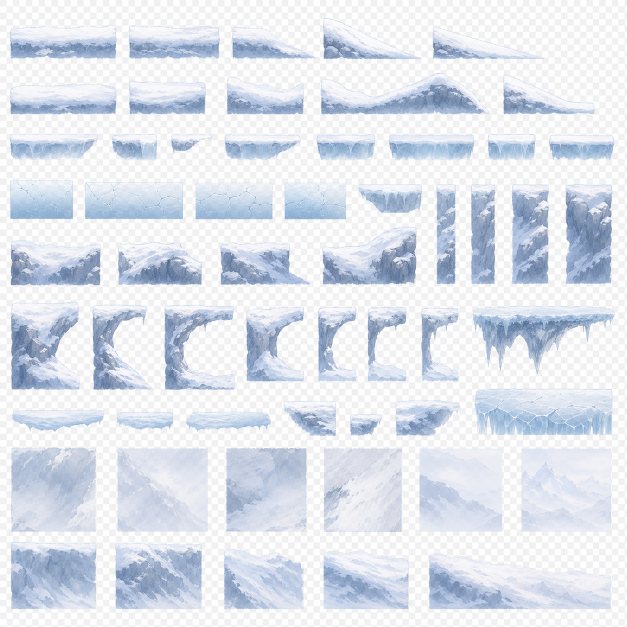
#> input picture assets/originals/可拼接的中景雪坡:冰面:山体边缘素材.png, 1254 x 1254 px, found by its file name (shown at 1/2 size)
$ python import_ch1_source_art.py
#> lines starting #> are read from the running program, lines starting #| are printed output that depends on the picture
from pathlib import Path
from collections import deque
from PIL import Image


ROOT = Path("/Users/mistluo/Codes/godot/WaterJourney")
ORIG = ROOT / "assets/originals"
MID_OUT = ROOT / "assets/tiles/ch1_snow_mid"


def edge_key_transparent(image: Image.Image, bg_predicate) -> Image.Image:
    image = image.convert("RGBA")
    px = image.load()
    width, height = image.size
#> width = 1254; height = 1254
    visited = [[False] * height for _ in range(width)]
    queue: deque[tuple[int, int]] = deque()

    def try_add(x: int, y: int) -> None:
        if visited[x][y]:
            return
        visited[x][y] = True
        if bg_predicate(px[x, y]):
            queue.append((x, y))

    for x in range(width):
        try_add(x, 0)
        try_add(x, height - 1)
    for y in range(height):
        try_add(0, y)
        try_add(width - 1, y)

    while queue:
        x, y = queue.popleft()
        r, g, b, _a = px[x, y]
        px[x, y] = (r, g, b, 0)
        for nx, ny in ((x - 1, y), (x + 1, y), (x, y - 1), (x, y + 1)):
            if 0 <= nx < width and 0 <= ny < height and not visited[nx][ny]:
                visited[nx][ny] = True
                if bg_predicate(px[nx, ny]):
                    queue.append((nx, ny))

    return image


def build_midground_tiles() -> None:
    MID_OUT.mkdir(parents=True, exist_ok=True)
    snow = Image.open(ORIG / "可拼接的中景雪坡:冰面:山体边缘素材.png").convert("RGBA")

    def snow_bg(pixel) -> bool:
        r, g, b, a = pixel
        return a > 0 and r > 232 and g > 232 and b > 232 and max(r, g, b) - min(r, g, b) < 12

    snow = edge_key_transparent(snow, snow_bg)
    crops = {
        "snow_platform_long_01": (10, 8, 222, 91),
        "snow_platform_slope_01": (438, 7, 624, 96),
        "snow_platform_slope_02": (838, 7, 1043, 96),
        "ice_platform_long_01": (617, 256, 853, 331),
        "ice_crack_01": (21, 378, 181, 463),
        "ice_crack_02": (181, 378, 389, 463),
        "cliff_block_01": (16, 612, 185, 770),
        "cliff_block_02": (848, 1047, 1248, 1248),
        "snow_column_01": (925, 521, 1004, 748),
        "snow_column_02": (1007, 521, 1086, 748),
        "mist_patch_01": (20, 897, 178, 1058),
        "mist_patch_02": (836, 893, 1046, 1058),
    }
    for name, box in crops.items():
        tile = snow.crop(box)
        bbox = tile.getchannel("A").getbbox()
        if bbox:
            pad = 4
            left = max(0, bbox[0] - pad)
            top = max(0, bbox[1] - pad)
            right = min(tile.width, bbox[2] + pad)
            bottom = min(tile.height, bbox[3] + pad)
            tile = tile.crop((left, top, right, bottom))
        tile.save(MID_OUT / f"{name}.png")
#> this loop made 12 passes
#> pass 1, in build_midground_tiles, `tile = snow.crop(box)`:
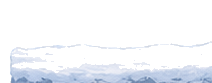
#> tile: PIL image 212x83 RGBA; mean R, G, B, A 235.7, 238.2, 243.9, 55.5; transparent parts drawn white
#> pass 1, in build_midground_tiles, `tile = tile.crop((left, top, right, bottom))`:
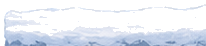
#> tile: PIL image 206x46 RGBA; mean R, G, B, A 225.8, 230.7, 240.7, 103.1; transparent parts drawn white
#> pass 2, in build_midground_tiles, `tile = snow.crop(box)`:
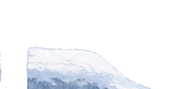
#> tile: PIL image 186x89 RGBA; mean R, G, B, A 238.8, 240.5, 244.3, 57.5; transparent parts drawn white
#> pass 2, in build_midground_tiles, `tile = tile.crop((left, top, right, bottom))`:
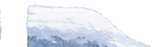
#> tile: PIL image 155x47 RGBA; mean R, G, B, A 228.1, 232.1, 240.1, 130.7; transparent parts drawn white
#> after the loop:
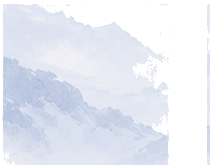
#> tile: PIL image 210x165 RGBA; mean R, G, B, A 226.7, 230.7, 240.7, 169.9; transparent parts drawn white


def main() -> None:
    build_midground_tiles()


if __name__ == "__main__":
    main()
